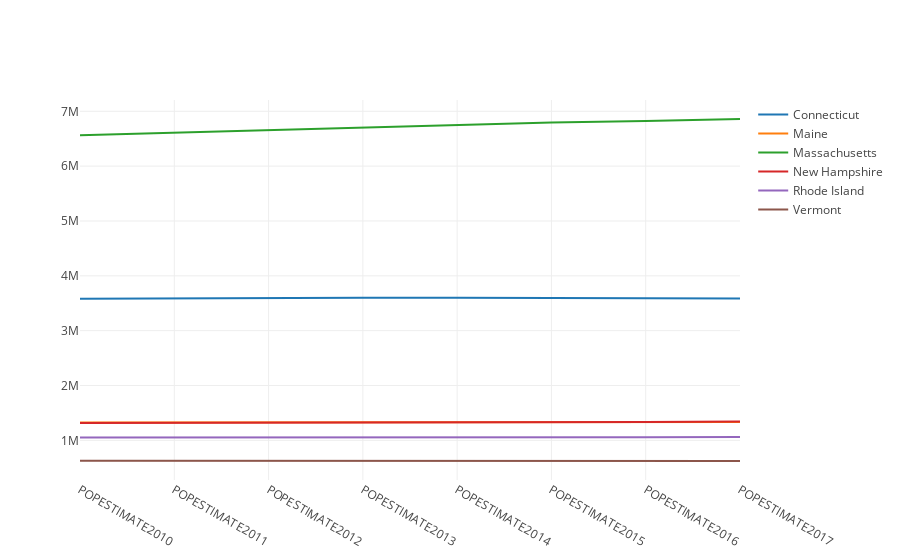

Here is the notebook cell this chart was saved with:
### Code cell
iplot(data)

### Figure 1 — Plotly figure (JSON) as saved in the notebook; plotly's stock layout.template omitted (floating-point values rounded to 4 significant figures)
{"data": [{"mode": "lines", "name": "Connecticut", "type": "scatter", "uid": "128e706e-dc4e-4711-85e0-d658344a73b6", "x": ["POPESTIMATE2010", "POPESTIMATE2011", "POPESTIMATE2012", "POPESTIMATE2013", "POPESTIMATE2014", "POPESTIMATE2015", "POPESTIMATE2016", "POPESTIMATE2017"], "y": [3580171, 3591927, 3597705, 3602470, 3600188, 3593862, 3587685, 3588184]}, {"mode": "lines", "name": "Maine", "type": "scatter", "uid": "823fbc33-10b9-49e1-8274-3aaed6b2b5a1", "x": ["POPESTIMATE2010", "POPESTIMATE2011", "POPESTIMATE2012", "POPESTIMATE2013", "POPESTIMATE2014", "POPESTIMATE2015", "POPESTIMATE2016", "POPESTIMATE2017"], "y": [1327568, 1327968, 1328101, 1327975, 1328903, 1327787, 1330232, 1335907]}, {"mode": "lines", "name": "Massachusetts", "type": "scatter", "uid": "d040bb9d-cb09-413c-8058-0100ea7f5743", "x": ["POPESTIMATE2010", "POPESTIMATE2011", "POPESTIMATE2012", "POPESTIMATE2013", "POPESTIMATE2014", "POPESTIMATE2015", "POPESTIMATE2016", "POPESTIMATE2017"], "y": [6564943, 6612178, 6659627, 6711138, 6757925, 6794002, 6823721, 6859819]}, {"mode": "lines", "name": "New Hampshire", "type": "scatter", "uid": "995636da-a36b-4bc8-8e05-2b277645f492", "x": ["POPESTIMATE2010", "POPESTIMATE2011", "POPESTIMATE2012", "POPESTIMATE2013", "POPESTIMATE2014", "POPESTIMATE2015", "POPESTIMATE2016", "POPESTIMATE2017"], "y": [1316700, 1318345, 1320923, 1322622, 1328684, 1330134, 1335015, 1342795]}, {"mode": "lines", "name": "Rhode Island", "type": "scatter", "uid": "7aad1e91-d873-4bc8-bc63-efb09eeddb09", "x": ["POPESTIMATE2010", "POPESTIMATE2011", "POPESTIMATE2012", "POPESTIMATE2013", "POPESTIMATE2014", "POPESTIMATE2015", "POPESTIMATE2016", "POPESTIMATE2017"], "y": [1053169, 1052154, 1052761, 1052784, 1054782, 1055916, 1057566, 1059639]}, {"mode": "lines", "name": "Vermont", "type": "scatter", "uid": "eb8c2d09-c0ac-46c2-8663-89019d1c1400", "x": ["POPESTIMATE2010", "POPESTIMATE2011", "POPESTIMATE2012", "POPESTIMATE2013", "POPESTIMATE2014", "POPESTIMATE2015", "POPESTIMATE2016", "POPESTIMATE2017"], "y": [625842, 626210, 625606, 626044, 625665, 624455, 623354, 623657]}], "layout": {}}
